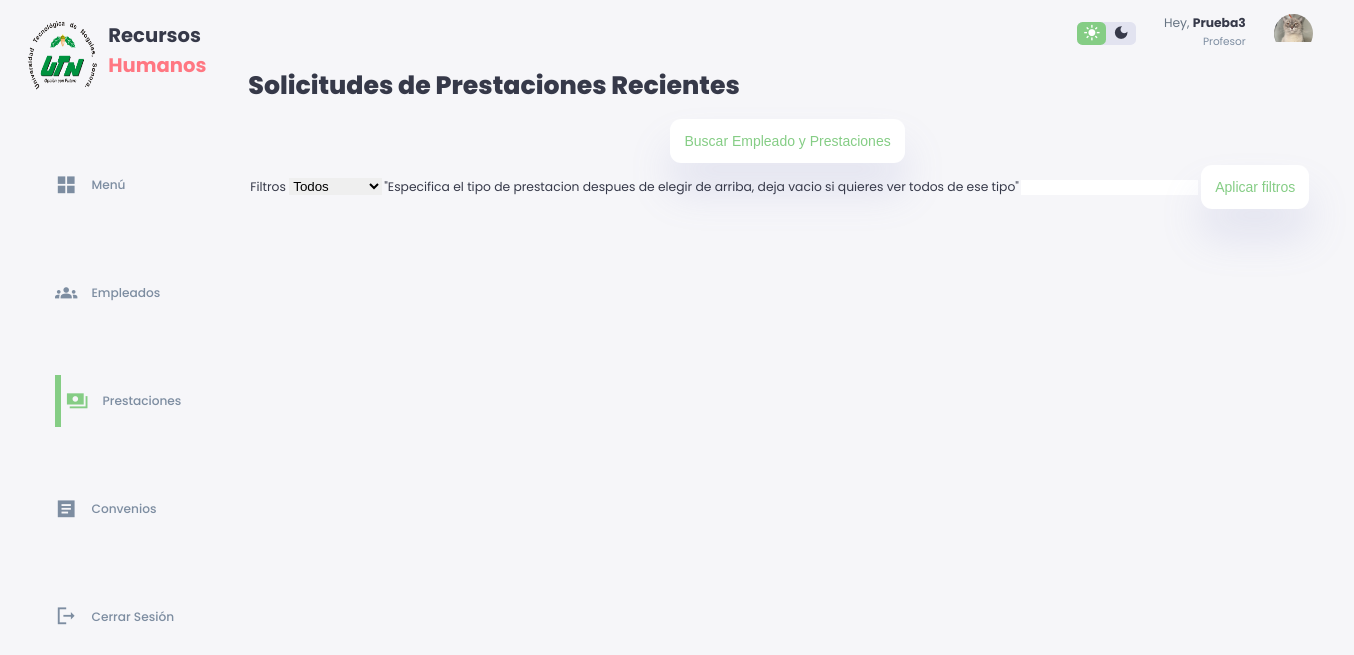
/solicitudesprestaciones.php (signed in), run on an earlier commit of the app's database.
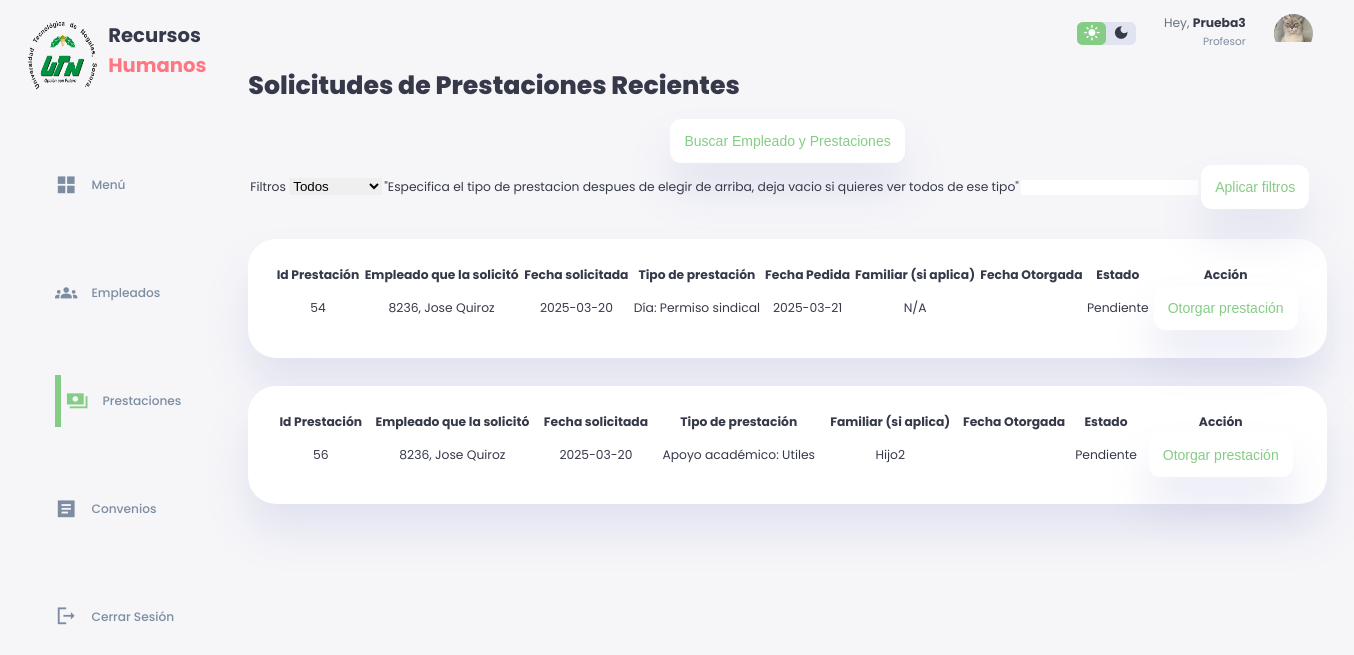
And on a later commit of the database.
### tables this page shows
CREATE TABLE `prestacion` (
  `Id_Prestacion` int(11) NOT NULL,
  `Fecha_Solicitada` date NOT NULL DEFAULT current_timestamp(),
  `Fecha_Otorgada` date DEFAULT NULL,
  `Tipo` varchar(40) NOT NULL,
  `Estado` varchar(15) DEFAULT NULL
);

CREATE TABLE `empleado_prestacion` (
  `Numero_Empleado` int(11) NOT NULL,
  `Id_Prestacion` int(11) NOT NULL,
  `Tipo` varchar(40) NOT NULL,
  `Fecha_Solicitada` date NOT NULL DEFAULT current_timestamp(),
  `Fecha_Otorgada` date DEFAULT NULL
);

CREATE TABLE `empleado` (
  `Numero_Empleado` int(20) NOT NULL,
  `Nombre_Empleado` varchar(30) NOT NULL,
  `Contraseña_Empleado` varchar(20) DEFAULT '',
  `Area` varchar(30) NOT NULL,
  `Edad` int(3) NOT NULL,
  `Genero` varchar(12) NOT NULL,
  `Titulo` varchar(50) NOT NULL,
  `Fecha_Ingreso` date NOT NULL DEFAULT current_timestamp(),
  `Direccion` varchar(200) NOT NULL,
  `Telefono` varchar(12) NOT NULL,
  `Discapacidad` varchar(50) NOT NULL DEFAULT 'N/A',
  `Estado` varchar(30) NOT NULL DEFAULT 'Activo',
  `Dias_Extras` int(2) NOT NULL DEFAULT 0,
  `Dias` int(2) NOT NULL DEFAULT 24
);

CREATE TABLE `prestacion_dias` (
  `Id_Prestacion` int(11) NOT NULL,
  `Numero_Empleado` int(11) NOT NULL,
  `Fecha_Solicitada` date NOT NULL,
  `Dia_extra` tinyint(1) NOT NULL,
  `Motivo` text DEFAULT NULL
);

CREATE TABLE `prestacion_apoyoacademico` (
  `Id_Prestacion` int(11) NOT NULL,
  `Numero_Empleado` int(11) NOT NULL,
  `Id_Familiar` int(11) NOT NULL,
  `Nivel_Academico` varchar(20) NOT NULL,
  `Nombre_Institucion` varchar(35) NOT NULL,
  `Tipo` varchar(20) NOT NULL
);

CREATE TABLE `familiar_empleado` (
  `Id_Familiar` int(11) NOT NULL,
  `Nombre_Familiar` varchar(50) NOT NULL,
  `Nivel_academico` varchar(25) NOT NULL,
  `Edad` int(3) NOT NULL
);

### solicitudesprestaciones.php (the view, shortened to what the rows shown need)
<?php
require_once("conn.php");
?>
<!DOCTYPE html>
<html lang="en">
<head>
    <link rel="stylesheet" href="./styleSolicitudDePrestacionesxd.css">
</head>
<body>
    <div class="container">
        <aside>
            <div class="top">
                <div class="logo">
                    <h2>Recursos<span class="danger"> Humanos</span></h2>
                </div>
            </div>
        </aside>
        <div class="contenido">
            <h1>Solicitudes de Prestaciones Recientes</h1>
            <?php
            if ($_SERVER["REQUEST_METHOD"] == "POST" && isset($_POST['aplicarFiltros'])) {
                $filtroPrestacion = $_POST['prestacionFiltro'];
                if ($filtroPrestacion == "Academico") {
                    if (!empty($_POST['especifico'])) {
                        $especifico = $_POST['especifico'];
                        $querySP = $conn->prepare("SELECT * FROM prestacion p WHERE p.Tipo = 'Academico' AND p.Fecha_Otorgada IS NULL AND EXISTS (SELECT 1 FROM prestacion_apoyoacademico pa WHERE p.Id_Prestacion = pa.Id_Prestacion AND pa.Tipo LIKE ?)");
                        $querySP->bind_param("s", $especifico);
                    }
                    else {
                        $querySP = $conn->prepare("SELECT * FROM prestacion p WHERE p.Tipo = 'Academico' AND p.Fecha_Otorgada IS NULL AND EXISTS (SELECT 1 FROM prestacion_apoyoacademico pa WHERE p.Id_Prestacion = pa.Id_Prestacion)");
                    }
                } elseif ($filtroPrestacion == "Financiera") {
                    if (!empty($_POST['especifico'])) {
                        $especifico = $_POST['especifico'];
                        $querySP = $conn->prepare("SELECT * FROM prestacion p WHERE p.Tipo = 'Financiera' AND p.Fecha_Otorgada IS NULL AND EXISTS (SELECT 1 FROM prestacion_apoyofinanciero pa WHERE p.Id_Prestacion = pa.Id_Prestacion AND pa.Tipo LIKE ?)");
                        $querySP->bind_param("s", $especifico);
                    }
                    else {
                        $querySP = $conn->prepare("SELECT * FROM prestacion p WHERE p.Tipo = 'Financiera' AND p.Fecha_Otorgada IS NULL AND EXISTS (SELECT 1 FROM prestacion_apoyofinanciero pa WHERE p.Id_Prestacion = pa.Id_Prestacion)");
                    }
                } elseif ($filtroPrestacion == "Día") {
                    if (!empty($_POST['especifico'])) {
                        $especifico = $_POST['especifico'];
                        $querySP = $conn->prepare("SELECT * FROM prestacion p WHERE p.Tipo = 'Día' AND p.Fecha_Otorgada IS NULL AND EXISTS (SELECT 1 FROM prestacion_dias pa WHERE p.Id_Prestacion = pa.Id_Prestacion AND pa.Motivo LIKE ?)");
                        $querySP->bind_param("s", $especifico);
                    }
                    else {
                        $querySP = $conn->prepare("SELECT * FROM prestacion p WHERE p.Tipo = 'Día' AND p.Fecha_Otorgada IS NULL AND EXISTS (SELECT 1 FROM prestacion_dias pa WHERE p.Id_Prestacion = pa.Id_Prestacion)");
                    }
                } elseif ($filtroPrestacion == "Plazo") {
                    if (!empty($_POST['especifico'])) {
                        $especifico = $_POST['especifico'];
                        $querySP = $conn->prepare("SELECT * FROM prestacion p INNER JOIN prestacion_plazos pa ON p.Id_Prestacion = pa.Id_Prestacion WHERE p.Tipo = 'Plazo' AND p.Fecha_Otorgada IS NULL AND pa.Tipo LIKE ?");
                        $querySP->bind_param("s", $especifico);
                    }
                    else {
                        $querySP = $conn->prepare("SELECT * FROM prestacion WHERE Tipo = 'Plazo' AND Fecha_Otorgada IS NULL");
                    }
                } else {
                    $querySP = $conn->prepare("SELECT * FROM prestacion WHERE Fecha_Otorgada IS NULL");
                }
            } else {
                $querySP = $conn->prepare("SELECT * FROM prestacion WHERE Fecha_Otorgada IS NULL");
            }
            $querySP->execute();
            $resultadoSP = $querySP->get_result();
            while ($rowSP = $resultadoSP->fetch_assoc()) {
                $fechaSolicitud = $rowSP['Fecha_Solicitada'];
                $idPrestacion = $rowSP['Id_Prestacion'];
                $queryCNE = $conn->prepare("SELECT Numero_Empleado FROM empleado_prestacion WHERE Id_Prestacion = ?");
                $queryCNE->bind_param("i", $idPrestacion);
                $queryCNE->execute();
                $resultCNE = $queryCNE->get_result();
                $rowCNE = $resultCNE->fetch_assoc();
                $numeroEmpleado = $rowCNE['Numero_Empleado'];
                $queryCNME = $conn->prepare("SELECT Nombre_Empleado FROM empleado WHERE Numero_Empleado = ?");
                $queryCNME->bind_param("i", $numeroEmpleado);
                $queryCNME->execute();
                $resultCNME = $queryCNME->get_result();
                $rowCNME = $resultCNME->fetch_assoc();
                $nombreEmpleado = $rowCNME['Nombre_Empleado'];
                if ($rowSP['Tipo'] == "Academico") {
                    $queryCPA = $conn->prepare("SELECT * FROM prestacion_apoyoacademico WHERE Id_Prestacion = ?");
                    $queryCPA->bind_param("i", $idPrestacion);
                    $queryCPA->execute();
                    $resultCPA = $queryCPA->get_result();
                    $rowCPA = $resultCPA->fetch_assoc();
                    $tipo = "Apoyo académico: ".$rowCPA['Tipo'];
                }
                if ($rowSP['Tipo'] == "Día") {
                    $queryCPD = $conn->prepare("SELECT * FROM prestacion_dias WHERE Id_Prestacion = ?");
                    $queryCPD->bind_param("i", $idPrestacion);
                    $queryCPD->execute();
                    $resultCPD = $queryCPD->get_result();
                    $rowCPD = $resultCPD->fetch_assoc();
                    $tipo = "Día: ".$rowCPD['Motivo'];
                }
                $queryCFP = $conn->prepare("SELECT * FROM familiar_prestacion WHERE Id_Prestacion = ?");
                $queryCFP->bind_param("i", $idPrestacion);
                $queryCFP->execute();
                $resultCFP = $queryCFP->get_result();
                if ($resultCFP->num_rows > 0) {
                    $rowCFP = $resultCFP->fetch_assoc();
                    $idFamiliar = $rowCFP['Id_Familiar'];
                    $queryCF = $conn->prepare("SELECT Nombre_Familiar FROM familiar_empleado WHERE Id_Familiar = ?");
                    $queryCF->bind_param("i", $idFamiliar);
                    $queryCF->execute();
                    $resultCF = $queryCF->get_result();
                    $rowCF = $resultCF->fetch_assoc();
                    $nombreFamiliar = $rowCF['Nombre_Familiar'];
                } else {
                    $nombreFamiliar = "N/A";
                }
                if ($rowSP['Tipo'] == "Día") {
                    echo '
                        <main>
                        <div class="prestamos-recientes">
                        <table class="table table-bordered prestamos-recientes">
                            <thead>
                                <tr>
                                    <th>Id Prestación</th>
                                    <th>Empleado que la solicitó</th>
                                    <th>Fecha solicitada</th>
                                    <th>Tipo de prestación</th>
                                    <th>Fecha Pedida</th>
                                    <th>Familiar (si aplica)</th>
                                    <th>Fecha Otorgada</th>
                                    <th>Estado</th>
                                    <th>Acción</th>
                                </tr>
                            </thead>
                            <tbody>
                                <tr>
                                    <td>' . htmlspecialchars($idPrestacion) . '</td>
                                    <td>' . htmlspecialchars($numeroEmpleado) . ', ' . htmlspecialchars($nombreEmpleado) . '</td>
                                    <td>' . htmlspecialchars($fechaSolicitud) . '</td>
                                    <td>' . htmlspecialchars($tipo) . '</td>
                                    <td>' . htmlspecialchars($rowCPD['Fecha_Solicitada']) . '</td>
                                    <td>' . htmlspecialchars($nombreFamiliar) . '</td>
                                    <td>' . htmlspecialchars($rowSP['Fecha_Otorgada']) . '</td>
                                    <td>' . htmlspecialchars($rowSP['Estado']) . '</td>
                                    <td>
                                        <form action="otorgarPrestaciones.php" method="post">
                                            <input type="hidden" name="idPrestacion" value="' . htmlspecialchars($idPrestacion) . '">';
                                   echo'         <button type="submit" class="btn btn-primary">Otorgar prestación</button>
                                        </form>
                                    </td>
                                </tr>
                            </tbody>
                        </table>
                    </div>
                    </main>
                    ';
                }
            if ($rowSP['Tipo'] != "Día" && $rowSP['Tipo'] != "Plazo") {
                echo '
                <main>
                <div class="prestamos-recientes">
                <table class="table table-bordered">
                <thead>
                    <tr>
                    <th>Id Prestación</th>
                    <th>Empleado que la solicitó</th>
                    <th>Fecha solicitada</th>
                    <th>Tipo de prestación</th>
                    <th>Familiar (si aplica)</th>
                    <th>Fecha Otorgada</th>
                    <th>Estado</th>
                    <th>Acción</th>
                    </tr>
                </thead>
                <tbody>';
                echo "<tr>";
                echo "<td>".htmlspecialchars($idPrestacion)."</td>";
                echo "<td>".htmlspecialchars($numeroEmpleado).", ".htmlspecialchars($nombreEmpleado)."</td>";
                echo "<td>".htmlspecialchars($fechaSolicitud)."</td>";
                echo "<td>".htmlspecialchars($tipo)."</td>";
                echo "<td>".htmlspecialchars($nombreFamiliar)."</td>";
                echo "<td>".htmlspecialchars($rowSP['Fecha_Otorgada'])."</td>";
                echo "<td>".htmlspecialchars($rowSP['Estado'])."</td>";
                echo "<td>";
                echo "<form action='otorgarPrestaciones.php' method='post'>";
                echo "<button type='submit' class='btn btn-primary'>Otorgar prestación</button>";
                echo "</form>";
                echo "</td>";
                echo "</tr>
                </tbody>
                </table>
                </div>
                </main>";
            }
        }
        ?>
    </div>
</body>
</html>

What changed in the data, as far as the page shows it:
added prestacion: Id_Prestacion "54", empleado_prestacion.Numero_Empleado "8236", empleado.Nombre_Empleado "Jose Quiroz", Fecha_Solicitada "2025-03-20", prestacion_dias.Motivo "Día: Permiso sindical", prestacion_dias.Fecha_Solicitada "2025-03-21", nombreFamiliar "N/A", Estado "Pendiente"
added prestacion: Id_Prestacion "56", empleado_prestacion.Numero_Empleado "8236", empleado.Nombre_Empleado "Jose Quiroz", Fecha_Solicitada "2025-03-20", prestacion_apoyoacademico.Tipo "Apoyo académico: Utiles", familiar_empleado.Nombre_Familiar "Hijo2", Estado "Pendiente"
